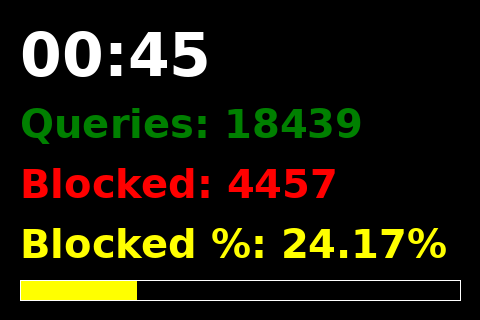

Write the Python code that produced this figure.
#!/usr/bin/env python3
import time
import sqlite3
from PIL import Image, ImageDraw, ImageFont
from datetime import datetime

# --- CONFIGURATION ---
FB_DEV = "/dev/fb1"         # Framebuffer device
WIDTH = 480                 # LCD width
HEIGHT = 320                # LCD height
DB_PATH = "/etc/pihole/pihole-FTL.db"
UPDATE_INTERVAL = 5         # seconds

# --- FONTS ---
font_clock = ImageFont.truetype("/usr/share/fonts/truetype/dejavu/DejaVuSans-Bold.ttf", 60)
font_stat  = ImageFont.truetype("/usr/share/fonts/truetype/dejavu/DejaVuSans-Bold.ttf", 40)

# --- UTILITY FUNCTION: draw left-aligned text ---
def draw_text_left(draw, text, y, font, color, x=20):
    draw.text((x, y), text, fill=color, font=font)

# --- GET PI-HOLE STATS (today) ---
def get_stats():
    try:
        conn = sqlite3.connect(DB_PATH)
        cursor = conn.cursor()
        cursor.execute("""
            SELECT
                COUNT(*) AS total,
                SUM(CASE WHEN status = 1 THEN 1 ELSE 0 END) AS blocked
            FROM queries
            WHERE timestamp >= strftime('%s', 'now', 'start of day');
        """)
        row = cursor.fetchone()
        conn.close()

        if row:
            total, blocked = row
            percent = (blocked / total * 100) if total > 0 else 0
            return {"queries": total, "blocked": blocked, "percent": percent}
        else:
            return None
    except Exception as e:
        print("Error reading DB:", e)
        return None

# --- DRAW THE DASHBOARD ---
def draw_screen(stats):
    img = Image.new("RGB", (WIDTH, HEIGHT), "black")
    draw = ImageDraw.Draw(img)

    # Clock (HH:MM)
    now = datetime.now().strftime("%H:%M")
    draw_text_left(draw, now, 20, font_clock, "white")

    # Stats start below clock
    y_start = 100
    line_spacing = 60

    if stats:
        draw_text_left(draw, f"Queries: {stats['queries']}", y_start, font_stat, "green")
        draw_text_left(draw, f"Blocked: {stats['blocked']}", y_start + line_spacing, font_stat, "red")
        draw_text_left(draw, f"Blocked %: {stats['percent']:.2f}%", y_start + 2*line_spacing, font_stat, "yellow")

        # Percentage bar at bottom
        bar_height = 20
        bar_y = HEIGHT - 40
        bar_width = int(WIDTH * stats['percent'] / 100)
        draw.rectangle((20, bar_y, 20 + bar_width, bar_y + bar_height), fill="yellow")
        draw.rectangle((20, bar_y, WIDTH-20, bar_y + bar_height), outline="white")
    else:
        draw_text_left(draw, "DB Read Error", HEIGHT//2, font_stat, "red")

    return img

# --- WRITE IMAGE TO FRAMEBUFFER ---
def write_fb(img):
    img = img.convert("RGB")
    with open(FB_DEV, "wb") as f:
        for y in range(HEIGHT):
            for x in range(WIDTH):
                r, g, b = img.getpixel((x, y))
                rgb565 = ((r & 0xF8) << 8) | ((g & 0xFC) << 3) | (b >> 3)
                f.write(rgb565.to_bytes(2, byteorder="little"))

# --- MAIN LOOP ---
if __name__ == "__main__":
    while True:
        stats = get_stats()
        img = draw_screen(stats)
        write_fb(img)
        time.sleep(UPDATE_INTERVAL)
